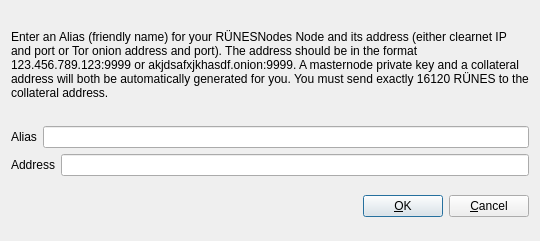
<?xml version="1.0" encoding="UTF-8"?>
<ui version="4.0">
 <class>AddEditRÜNESNode</class>
 <widget class="QDialog" name="AddEditRÜNESNode">
  <property name="geometry">
   <rect>
    <x>0</x>
    <y>0</y>
    <width>540</width>
    <height>241</height>
   </rect>
  </property>
  <property name="windowTitle">
   <string>Add/Edit RÜNESNodes Node</string>
  </property>
  <property name="modal">
   <bool>true</bool>
  </property>
  <layout class="QVBoxLayout" name="verticalLayout">
   <item>
    <layout class="QVBoxLayout" name="verticalLayout_2">
     <property name="topMargin">
      <number>0</number>
     </property>
     <property name="bottomMargin">
      <number>0</number>
     </property>
     <item>
      <widget class="QLabel" name="label_3">
       <property name="sizePolicy">
        <sizepolicy hsizetype="Preferred" vsizetype="Expanding">
         <horstretch>0</horstretch>
         <verstretch>0</verstretch>
        </sizepolicy>
       </property>
       <property name="text">
        <string>&lt;html&gt;&lt;head/&gt;&lt;body&gt;&lt;p&gt;Enter an Alias (friendly name) for your RÜNESNodes Node and its address (either clearnet IP and port or Tor onion address and port).  The address should be in the format 123.456.789.123:9999 or akjdsafxjkhasdf.onion:9999.  A masternode private key and a collateral address will both be automatically generated for you.  You must send exactly 16120 RÜNES to the collateral address.&lt;/p&gt;&lt;/body&gt;&lt;/html&gt;</string>
       </property>
       <property name="wordWrap">
        <bool>true</bool>
       </property>
      </widget>
     </item>
     <item>
      <layout class="QHBoxLayout" name="horizontalLayout">
       <property name="bottomMargin">
        <number>0</number>
       </property>
       <item>
        <widget class="QLabel" name="label">
         <property name="text">
          <string>Alias</string>
         </property>
        </widget>
       </item>
       <item>
        <widget class="QLineEdit" name="aliasLineEdit"/>
       </item>
      </layout>
     </item>
     <item>
      <layout class="QHBoxLayout" name="horizontalLayout_2">
       <property name="bottomMargin">
        <number>0</number>
       </property>
       <item>
        <widget class="QLabel" name="label_2">
         <property name="text">
          <string>Address</string>
         </property>
        </widget>
       </item>
       <item>
        <widget class="QLineEdit" name="addressLineEdit"/>
       </item>
      </layout>
     </item>
     <item>
      <layout class="QHBoxLayout" name="horizontalLayout_3">
       <property name="bottomMargin">
        <number>0</number>
       </property>
      </layout>
     </item>
    </layout>
   </item>
   <item>
    <layout class="QHBoxLayout" name="horizontalLayout_Buttons">
     <item>
      <spacer name="horizontalSpacer_1">
       <property name="orientation">
        <enum>Qt::Horizontal</enum>
       </property>
       <property name="sizeHint" stdset="0">
        <size>
         <width>40</width>
         <height>48</height>
        </size>
       </property>
      </spacer>
     </item>
     <item>
      <widget class="QLabel" name="statusLabel">
       <property name="font">
        <font>
         <weight>75</weight>
         <bold>true</bold>
        </font>
       </property>
       <property name="text">
        <string/>
       </property>
       <property name="textFormat">
        <enum>Qt::PlainText</enum>
       </property>
       <property name="wordWrap">
        <bool>true</bool>
       </property>
      </widget>
     </item>
     <item>
      <spacer name="horizontalSpacer_2">
       <property name="orientation">
        <enum>Qt::Horizontal</enum>
       </property>
       <property name="sizeHint" stdset="0">
        <size>
         <width>40</width>
         <height>48</height>
        </size>
       </property>
      </spacer>
     </item>
     <item>
      <widget class="QPushButton" name="okButton">
       <property name="text">
        <string>&amp;OK</string>
       </property>
      </widget>
     </item>
     <item>
      <widget class="QPushButton" name="cancelButton">
       <property name="text">
        <string>&amp;Cancel</string>
       </property>
       <property name="autoDefault">
        <bool>false</bool>
       </property>
      </widget>
     </item>
    </layout>
   </item>
  </layout>
 </widget>
 <resources/>
 <connections/>
</ui>
